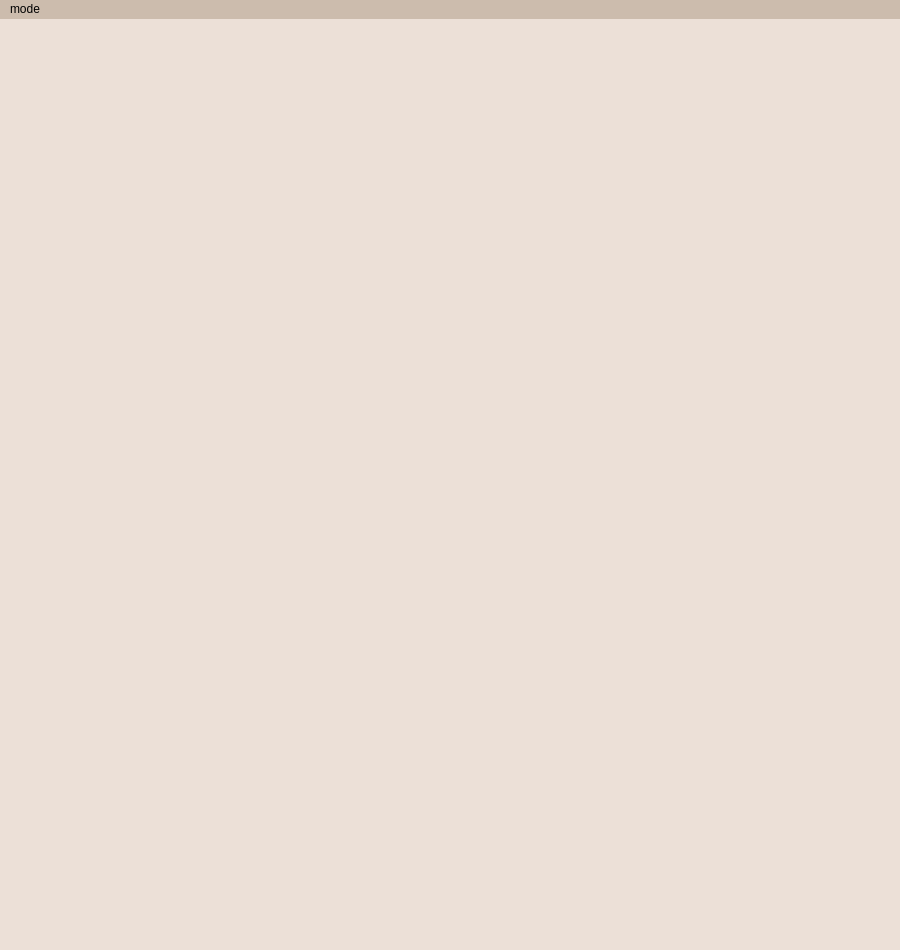
<?xml version="1.0" encoding="UTF-8"?>
<ui version="4.0">
 <class>MainWindow</class>
 <widget class="QMainWindow" name="MainWindow">
  <property name="geometry">
   <rect>
    <x>0</x>
    <y>0</y>
    <width>900</width>
    <height>950</height>
   </rect>
  </property>
  <property name="sizePolicy">
   <sizepolicy hsizetype="Preferred" vsizetype="Preferred">
    <horstretch>0</horstretch>
    <verstretch>0</verstretch>
   </sizepolicy>
  </property>
  <property name="maximumSize">
   <size>
    <width>16777000</width>
    <height>16777000</height>
   </size>
  </property>
  <property name="windowTitle">
   <string>MainWindow</string>
  </property>
  <property name="styleSheet">
   <string notr="true">background-color: rgb(236, 224, 215);</string>
  </property>
  <widget class="QWidget" name="centralwidget">
   <widget class="QWidget" name="verticalLayoutWidget">
    <property name="geometry">
     <rect>
      <x>0</x>
      <y>0</y>
      <width>901</width>
      <height>901</height>
     </rect>
    </property>
    <layout class="QVBoxLayout" name="verticalLayout">
     <property name="sizeConstraint">
      <enum>QLayout::SetDefaultConstraint</enum>
     </property>
     <item>
      <widget class="MapScreen" name="mapScreen" native="true"/>
     </item>
     <item>
      <widget class="SettingsScreen" name="settingsScreen" native="true"/>
     </item>
     <item>
      <widget class="DynamicScreen" name="dynamicScreen" native="true"/>
     </item>
    </layout>
   </widget>
  </widget>
  <widget class="QMenuBar" name="menubar">
   <property name="geometry">
    <rect>
     <x>0</x>
     <y>0</y>
     <width>900</width>
     <height>22</height>
    </rect>
   </property>
   <property name="styleSheet">
    <string notr="true">background-color: #CCBCAD;</string>
   </property>
   <widget class="QMenu" name="menumenu">
    <property name="title">
     <string>mode</string>
    </property>
    <addaction name="actiondynamic_map"/>
    <addaction name="actionstatic_map"/>
    <addaction name="actionvector_map"/>
    <addaction name="actionsettings"/>
   </widget>
   <addaction name="menumenu"/>
  </widget>
  <widget class="QStatusBar" name="statusbar">
   <property name="mouseTracking">
    <bool>false</bool>
   </property>
  </widget>
  <action name="actionsettings">
   <property name="text">
    <string>settings</string>
   </property>
  </action>
  <action name="actiondynamic_map">
   <property name="text">
    <string>dynamic map</string>
   </property>
  </action>
  <action name="actionvector_map">
   <property name="text">
    <string>vector map</string>
   </property>
  </action>
  <action name="actionstatic_map">
   <property name="text">
    <string>static map</string>
   </property>
  </action>
 </widget>
 <customwidgets>
  <customwidget>
   <class>MapScreen</class>
   <extends>QWidget</extends>
   <header>mapscreen.h</header>
   <container>1</container>
  </customwidget>
  <customwidget>
   <class>SettingsScreen</class>
   <extends>QWidget</extends>
   <header>settingsscreen.h</header>
   <container>1</container>
  </customwidget>
  <customwidget>
   <class>DynamicScreen</class>
   <extends>QWidget</extends>
   <header>dynamicscreen.h</header>
   <container>1</container>
  </customwidget>
 </customwidgets>
 <resources/>
 <connections/>
</ui>
